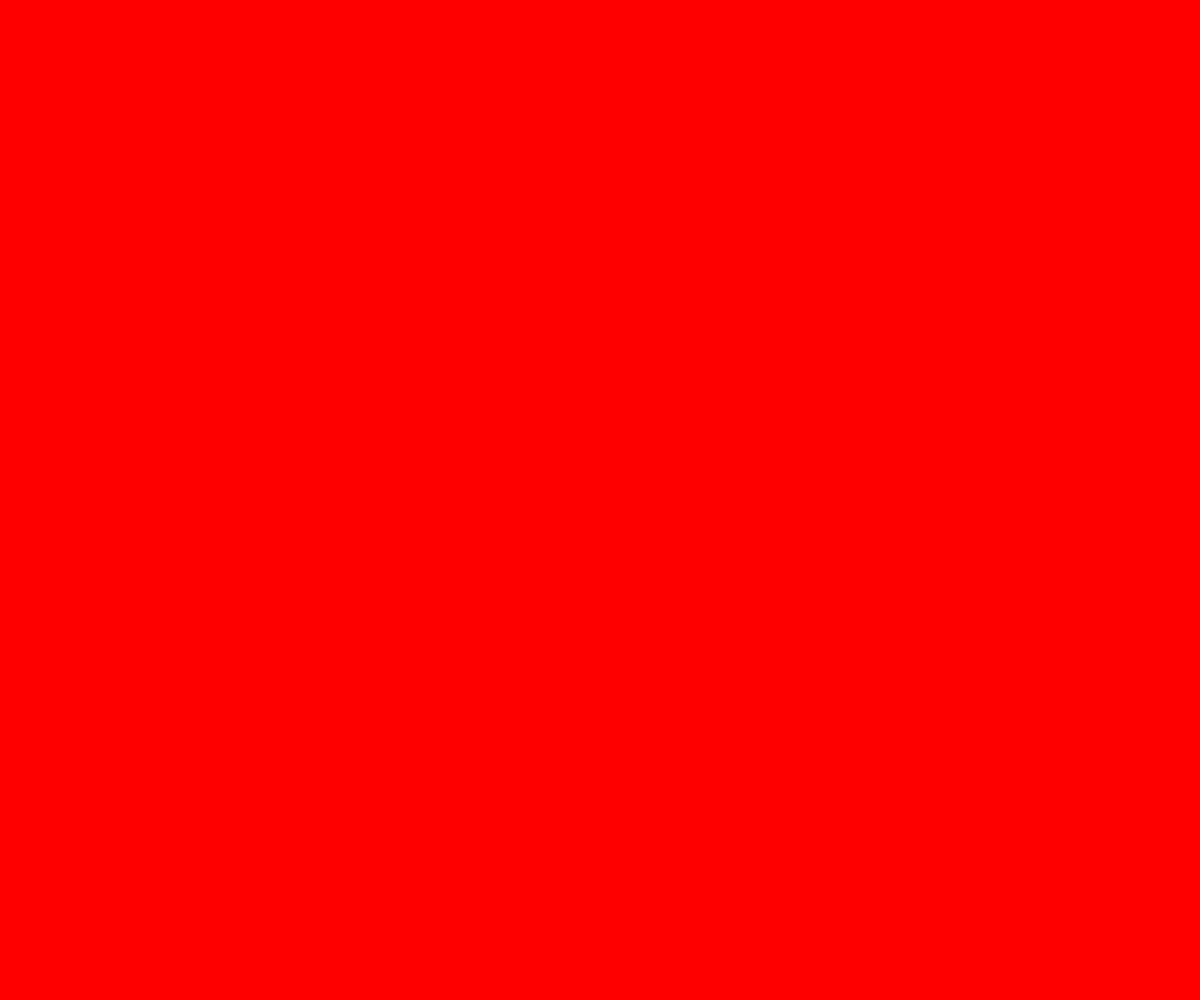
Frame 1 (no input)
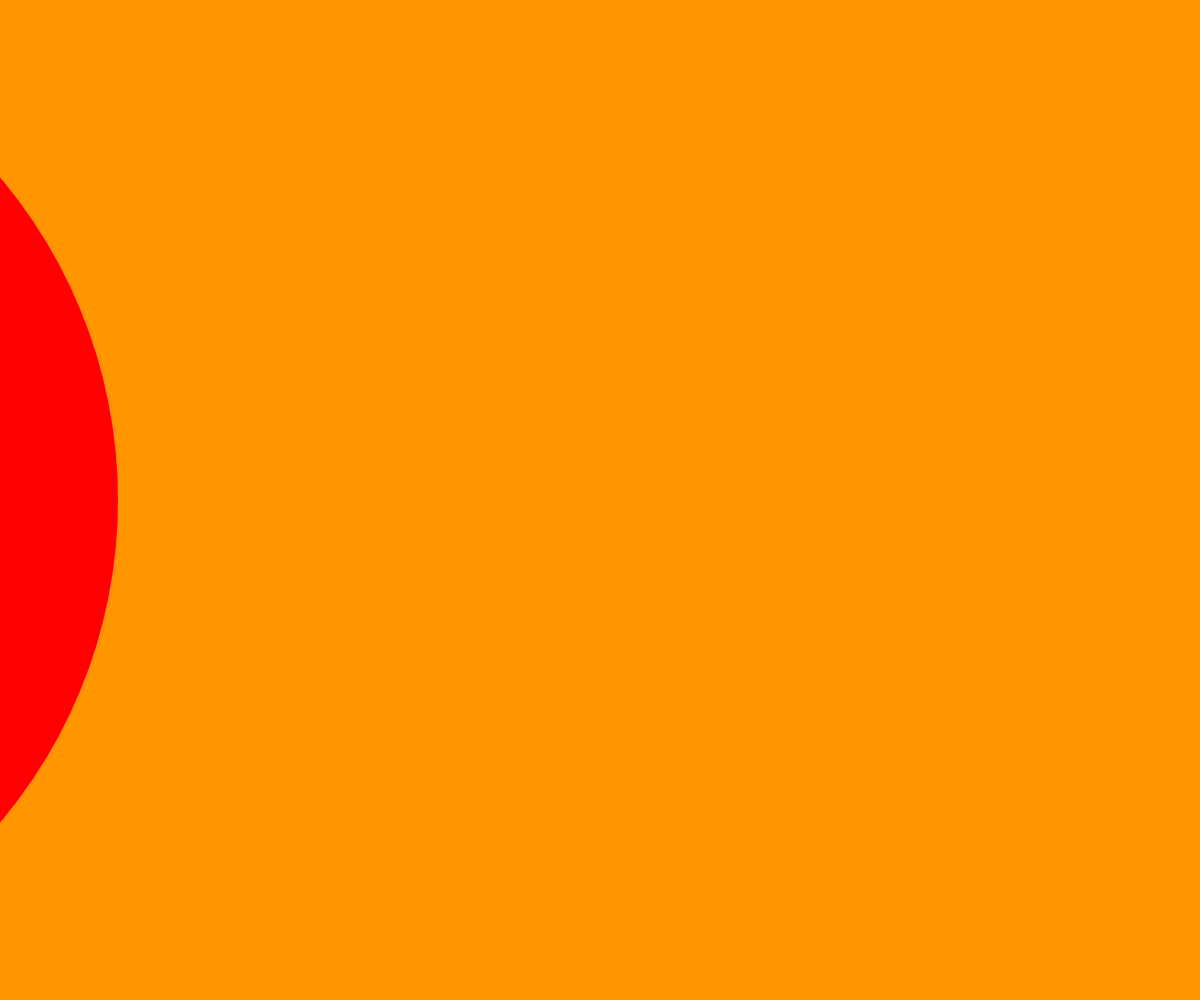
Frame 60 (no input)
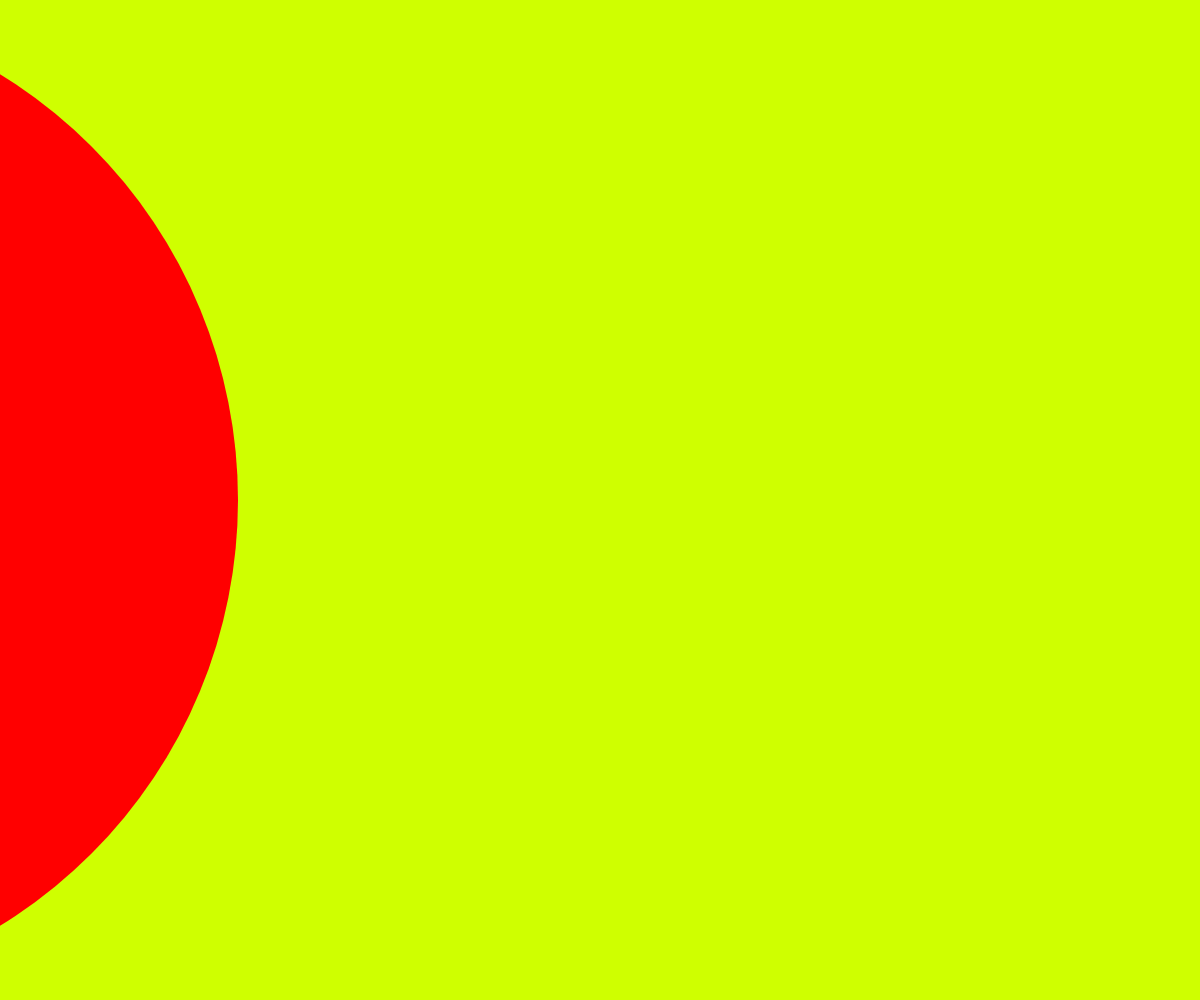
Frame 120 (the mouse pressed at the canvas centre since frame 60)

The p5.js sketch that drew these frames (run headless with seeded random() and noise() and a simulated clock; from frame 60 on, the mouse is pressed at the canvas centre):

// p5.js sketch
// ── sketch.js
let xpos = 0;
let diameter;

function setup() {
  createCanvas(windowWidth, windowHeight);
  colorMode(HSB, width, 100, 100)
  diameter=height;
}

function draw() {
  background(xpos, 100,100);
  fill(xpos-width/2, 100, 100);
  noStroke();
  circle(xpos-diameter/2, height/2, diameter);

  xpos += 2;

  if (xpos > width+diameter) {
    xpos = 0;
  }
}
